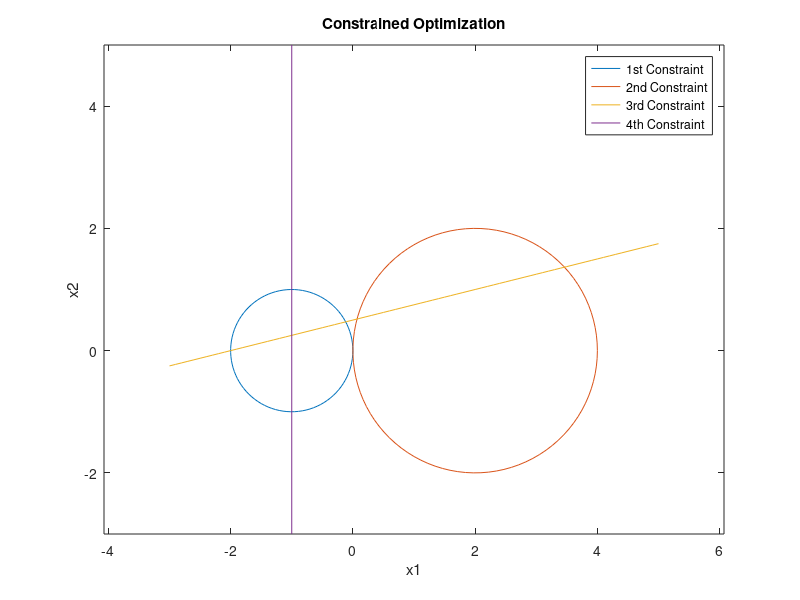

Recreate this plot in MATLAB.
t = linspace(0,2*pi,100); x = cos(t)-1; y = sin(t); % 1st constraint (circle)
plot(x,y)
title('Constrained Optimization')
axis equal
hold on
t = linspace(0,2*pi,100); x = 2*cos(t)+2; y = 2*sin(t); % 2nd constraint (circle)
plot(x,y)
hold on
x = -3:0.1:5;y = 0.25*x + 0.5; % 3rd constraint (line)
plot(x,y)
hold on
line([-1 -1],[-3 5]) % 4th constraint (line)
xlabel('x1') 
ylabel('x2') 
legend('1st Constraint','2nd Constraint','3rd Constraint','4th Constraint')
hold off